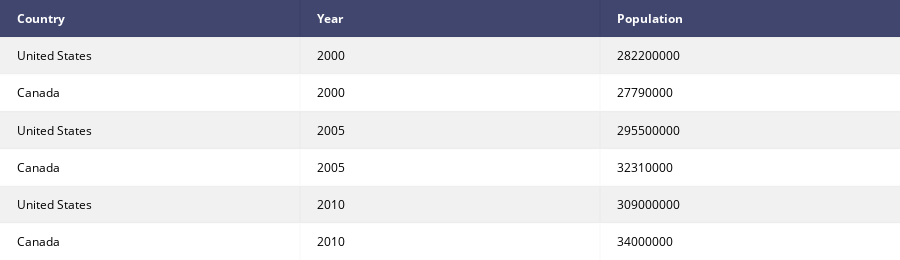

Notebook source saved alongside this figure:
### Markdown cell above
## Simple Table

### Code cell
data_matrix = [['Country', 'Year', 'Population'],
               ['United States', 2000, 282200000],
               ['Canada', 2000, 27790000],
               ['United States', 2005, 295500000],
               ['Canada', 2005, 32310000],
               ['United States', 2010, 309000000],
               ['Canada', 2010, 34000000]]
table = ff.create_table(data_matrix)
plotly.offline.iplot(table)

### Figure 1 — Plotly figure (JSON) as saved in the notebook; plotly's stock layout.template omitted (floating-point values rounded to 4 significant figures)
{"data": [{"colorscale": [[0, "#00083e"], [0.5, "#ededee"], [1, "#ffffff"]], "hoverinfo": "none", "opacity": 0.75, "showscale": false, "type": "heatmap", "z": [[0, 0, 0], [0.5, 0.5, 0.5], [1, 1, 1], [0.5, 0.5, 0.5], [1, 1, 1], [0.5, 0.5, 0.5], [1, 1, 1]]}], "layout": {"annotations": [{"align": "left", "font": {"color": "#ffffff"}, "showarrow": false, "text": "<b>Country</b>", "x": -0.45, "xanchor": "left", "xref": "x1", "y": 0, "yref": "y1"}, {"align": "left", "font": {"color": "#ffffff"}, "showarrow": false, "text": "<b>Year</b>", "x": 0.55, "xanchor": "left", "xref": "x1", "y": 0, "yref": "y1"}, {"align": "left", "font": {"color": "#ffffff"}, "showarrow": false, "text": "<b>Population</b>", "x": 1.55, "xanchor": "left", "xref": "x1", "y": 0, "yref": "y1"}, {"align": "left", "font": {"color": "#000000"}, "showarrow": false, "text": "United States", "x": -0.45, "xanchor": "left", "xref": "x1", "y": 1, "yref": "y1"}, {"align": "left", "font": {"color": "#000000"}, "showarrow": false, "text": "2000", "x": 0.55, "xanchor": "left", "xref": "x1", "y": 1, "yref": "y1"}, {"align": "left", "font": {"color": "#000000"}, "showarrow": false, "text": "282200000", "x": 1.55, "xanchor": "left", "xref": "x1", "y": 1, "yref": "y1"}, {"align": "left", "font": {"color": "#000000"}, "showarrow": false, "text": "Canada", "x": -0.45, "xanchor": "left", "xref": "x1", "y": 2, "yref": "y1"}, {"align": "left", "font": {"color": "#000000"}, "showarrow": false, "text": "2000", "x": 0.55, "xanchor": "left", "xref": "x1", "y": 2, "yref": "y1"}, {"align": "left", "font": {"color": "#000000"}, "showarrow": false, "text": "27790000", "x": 1.55, "xanchor": "left", "xref": "x1", "y": 2, "yref": "y1"}, {"align": "left", "font": {"color": "#000000"}, "showarrow": false, "text": "United States", "x": -0.45, "xanchor": "left", "xref": "x1", "y": 3, "yref": "y1"}, {"align": "left", "font": {"color": "#000000"}, "showarrow": false, "text": "2005", "x": 0.55, "xanchor": "left", "xref": "x1", "y": 3, "yref": "y1"}, {"align": "left", "font": {"color": "#000000"}, "showarrow": false, "text": "295500000", "x": 1.55, "xanchor": "left", "xref": "x1", "y": 3, "yref": "y1"}, {"align": "left", "font": {"color": "#000000"}, "showarrow": false, "text": "Canada", "x": -0.45, "xanchor": "left", "xref": "x1", "y": 4, "yref": "y1"}, {"align": "left", "font": {"color": "#000000"}, "showarrow": false, "text": "2005", "x": 0.55, "xanchor": "left", "xref": "x1", "y": 4, "yref": "y1"}, {"align": "left", "font": {"color": "#000000"}, "showarrow": false, "text": "32310000", "x": 1.55, "xanchor": "left", "xref": "x1", "y": 4, "yref": "y1"}, {"align": "left", "font": {"color": "#000000"}, "showarrow": false, "text": "United States", "x": -0.45, "xanchor": "left", "xref": "x1", "y": 5, "yref": "y1"}, {"align": "left", "font": {"color": "#000000"}, "showarrow": false, "text": "2010", "x": 0.55, "xanchor": "left", "xref": "x1", "y": 5, "yref": "y1"}, {"align": "left", "font": {"color": "#000000"}, "showarrow": false, "text": "309000000", "x": 1.55, "xanchor": "left", "xref": "x1", "y": 5, "yref": "y1"}, {"align": "left", "font": {"color": "#000000"}, "showarrow": false, "text": "Canada", "x": -0.45, "xanchor": "left", "xref": "x1", "y": 6, "yref": "y1"}, {"align": "left", "font": {"color": "#000000"}, "showarrow": false, "text": "2010", "x": 0.55, "xanchor": "left", "xref": "x1", "y": 6, "yref": "y1"}, {"align": "left", "font": {"color": "#000000"}, "showarrow": false, "text": "34000000", "x": 1.55, "xanchor": "left", "xref": "x1", "y": 6, "yref": "y1"}], "height": 260, "margin": {"b": 0, "l": 0, "r": 0, "t": 0}, "xaxis": {"dtick": 1, "gridwidth": 2, "showticklabels": false, "tick0": -0.5, "ticks": "", "zeroline": false}, "yaxis": {"autorange": "reversed", "dtick": 1, "gridwidth": 2, "showticklabels": false, "tick0": 0.5, "ticks": "", "zeroline": false}}}
